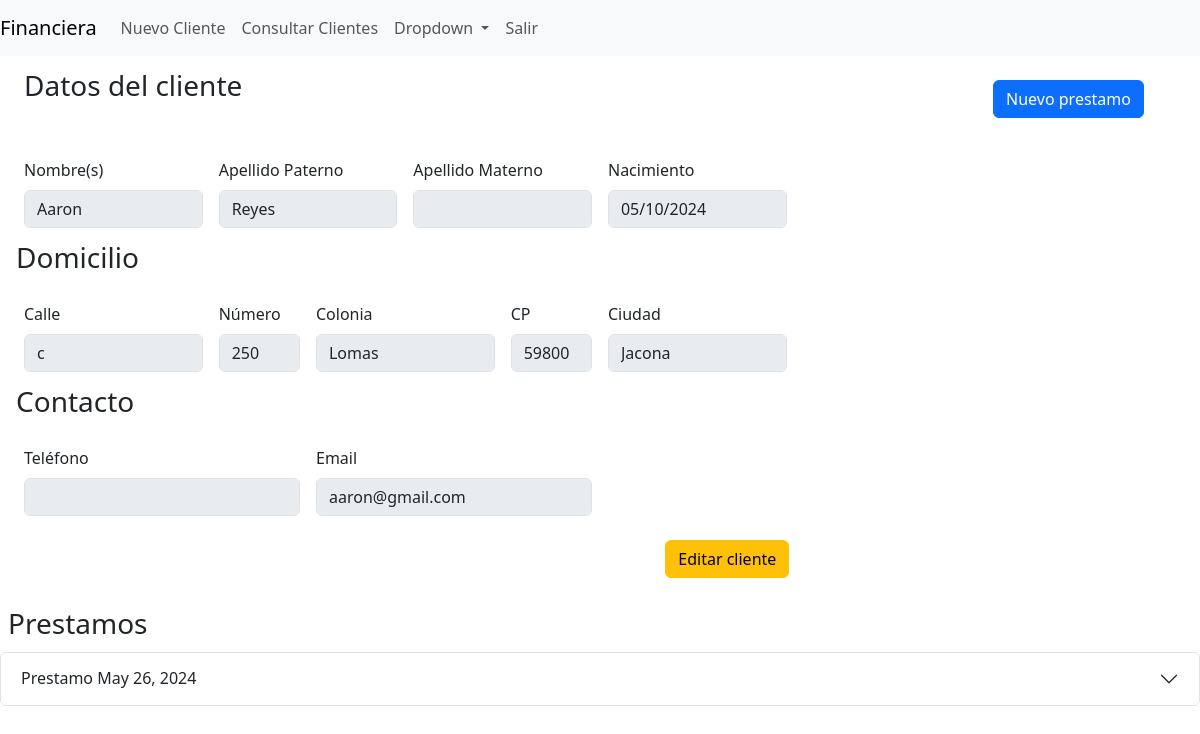
Page /cliente/1 (signed in) on the earlier database version.
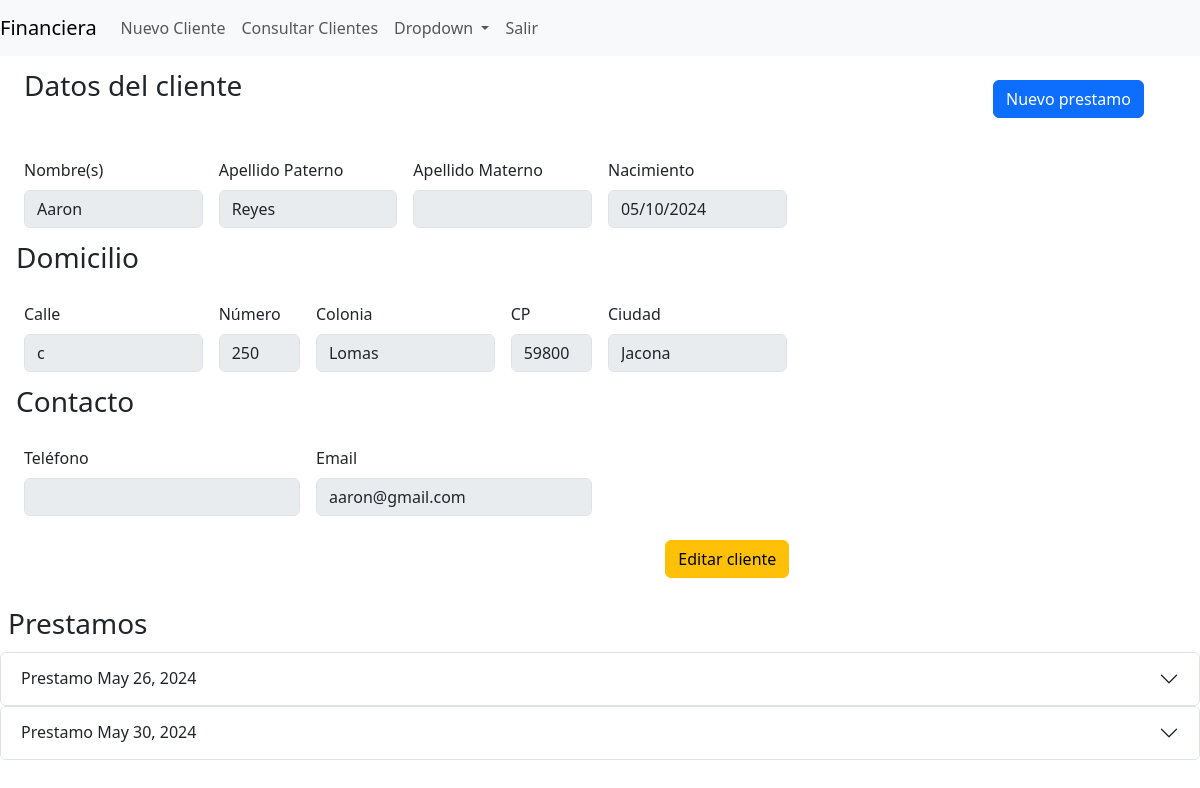
Same page on the later database version.
### financiera/models.py (models this page shows)
class Cliente (models.Model):
    user_id = models.ForeignKey(User, on_delete=models.CASCADE, default='2')
    nombre = models.CharField(max_length=50)
    apellido_paterno = models.CharField(max_length =50, blank =True)
    apellido_materno = models.CharField(max_length= 50, blank = True)
    nacimiento = models.DateField()
    calle = models.CharField(max_length= 100)
    numero = models.CharField(max_length= 10)
    colonia = models.CharField(max_length = 100)
    ciudad = models.CharField(max_length = 100)
    cp = models.CharField(max_length=5)
    telefono_regex = RegexValidator(regex=r'^\d{10,10}$', message="Formato permitido: '4431234567'. Diez digitos.")
    telefono = models.CharField(blank = True, validators=[telefono_regex], max_length=13)
    email = models.EmailField(max_length=250, blank= True, default=None)

class Prestamo(models.Model):
    cliente_id = models.ForeignKey(Cliente, on_delete=models.PROTECT)
    cantidad_inicial = models.DecimalField(max_digits= 7, decimal_places=2)
    balance = models.DecimalField(max_digits = 7, decimal_places=2)
    parcialidades = models.IntegerField(validators=[MinValueValidator(1), MaxValueValidator(48)])
    interes = models.DecimalField(max_digits=4, decimal_places=2, default=0)
    fecha = models.DateTimeField(auto_now_add=True)

### financiera/views.py (the view)
# urls.py: path("cliente/<int:id>", views.cliente_config, name="cliente"),
@login_required
def cliente_config(request, id=None, mensaje=None):
    context = {}
    if request.method == 'POST':
        pass
    else:
        if id:
            cliente = Cliente.objects.filter(user_id = request.user, id = id)
            prestamos = Prestamo.objects.filter(cliente_id = cliente[0])
            context['cliente'] = cliente[0]
            context['prestamos'] = prestamos
            context['mensaje'] = mensaje
    return render(request, "financiera/cliente.html", context)

### financiera/templates/financiera/cliente.html (shortened to what this page needs)
{% extends 'financiera/layout.html' %}
{% load static %}
{% block body %}
    <form class="m-2" id="cliente" onsubmit="editar(event)">
        <div class="d-flex justify-content-between">
            <p class="fs-3 mx-3">Datos del cliente</p>
            <button type="button"
            class="btn btn-primary my-3 mx-5"
            data-bs-toggle="modal"
            data-bs-target="#prestamoModal"> Nuevo prestamo</button>
        </div>
        <section class="row g-3 m-2">
            <div class="col-md-2">
                <label for="first_name" class="form-label">Nombre(s)</label>
                <input type="text" class="form-control" id="first_name" name="first_name" disabled value = {{cliente.nombre}} >
            </div>
            <div class="col-md-2">
                <label for="last_name1" class="form-label">Apellido Paterno</label>
                <input type="text" class="form-control" id="last_name1" name="last_name1" disabled value = {{cliente.apellido_paterno}}>
            </div>
            <div class="col-md-2">
                <label for="last_name2" class="form-label">Apellido Materno</label>
                <input type="text" class="form-control" id="last_name2" name="last_name2" disabled value ={{cliente.apellido_materno}}>
            </div>
            <div class="col-md-2">
                <label for="nacimiento{{cliente.id}}" class="form-label">Nacimiento</label>
                <input type="date" class="form-control" id="nacimiento{{cliente.id}}" name="nacimiento" disabled value = {{cliente.nacimiento | date:"Y-m-d"}}>
            </div>
            <div class="col-md-2">
            </div>
        </section>
        <p class="fs-3 m-2">Domicilio</p>
        <section class="row g-3 m-2">
            <div class="col-md-2">
                <label for="calle" class="form-label">Calle</label>
                <input type="text" class="form-control" id="calle" name="calle" disabled value = {{cliente.calle}} >
            </div>
            <div class="col-md-1">
                <label for="numero" class="form-label">Número</label>
                <input type="number" class="form-control" id="numero" name="numero" disabled value = {{cliente.numero}}>
            </div>
            <div class="col-md-2">
                <label for="colonia" class="form-label">Colonia</label>
                <input type="text" class="form-control" id="colonia" name="colonia" disabled value ={{cliente.colonia}}>
            </div>
            <div class="col-md-1">
                <label for="cp" class="form-label">CP</label>
                <input type="text" class="form-control" id="cp" name="cp" disabled value ={{cliente.cp}}>
            </div>
            <div class="col-md-2">
                <label for="ciudad" class="form-label">Ciudad</label>
                <input type="text" class="form-control" id="ciudad" name="nacimiento" disabled value = {{cliente.ciudad}}>
            </div>
        </section>
        <p class="fs-3 m-2">Contacto</p>
        <section class="row g-3 m-2">
            <div class="col-md-3">
                <label for="telefono" class="form-label">Teléfono</label>
                <input type="text" class="form-control" id="telefono" name="telefono" disabled value = {{cliente.telefono}} >
            </div>
            <div class="col-md-3">
                <label for="email" class="form-label">Email</label>
                <input type="email" class="form-control" id="email" name="email" disabled value = {{cliente.email}}>
            </div>
        </section>
        <div class="col-8 d-flex justify-content-end p-3 m-2">
            <button class="btn btn-warning" id="editar-btn" type="submit">Editar cliente</button>
        </div>
    </form>
    <p class="fs-3 m-2">Prestamos</p>
    <section class="mb-5">
        {% for prestamo in prestamos %}
        <section class="accordion" id="accordionPrestamo">
            <div class="accordion-item">
            <h2 class="accordion-header">
                <button class="accordion-button collapsed" type="button" data-bs-toggle="collapse" data-bs-target="#collapseOne{{prestamo.id}}" aria-expanded="false" aria-controls="collapseOne">
                Prestamo {{prestamo.fecha| date}}
                </button>
            </h2>
            </div>
        </section>
        {%empty%}
            <p class="fs-2 m-2 p-2">Cliente sin prestamos</p>
        {% endfor %}
    </section>
{% endblock %}

### financiera/templates/financiera/layout.html (shortened to what this page needs)
{% load static %}
<!DOCTYPE html>
<html lang="en">
    <head>
        <link href="https://cdn.jsdelivr.net/npm/bootstrap@5.3.3/dist/css/bootstrap.min.css" rel="stylesheet">
        <link rel="stylesheet" href="{% static 'financiera/styles.css' %}">
    </head>
    <body>
      {% if user.is_authenticated %}
        <nav class="navbar navbar-expand-lg navbar-light bg-light">
            <a class="navbar-brand"  href="{% url 'home'%}">Financiera</a>
            <div class="collapse navbar-collapse" id="navbarSupportedContent">
              <ul class="navbar-nav me-auto mb-2 mb-lg-0">
                <li class="nav-item {{nuevoCliente}}">
                  <a class="nav-link {{nuevoCliente}}" aria-current="page" href="{% url 'registrar'%}">Nuevo Cliente </a>
                </li>
                <li class="nav-item {{consultarCliente}}">
                  <a class="nav-link {{consultarCliente}}" href="{% url 'consultar'%}">Consultar Clientes</a>
                </li>
                <li class="nav-item dropdown">
                  <a class="nav-link dropdown-toggle {{dropdown}}" href="#" role="button" data-bs-toggle="dropdown" aria-expanded="false">
                    Dropdown
                  </a>
                </li>
                <li class="nav-item">
                  <a class="nav-link " href="{% url 'logout' %}">Salir</a>
                </li>
              </ul>
            </div>
        </nav>
      {% endif %}
        {% block body %}
        {% endblock %}
    </body>
</html>

Differences in the rows shown:
added Prestamo: fecha "May 30, 2024"
